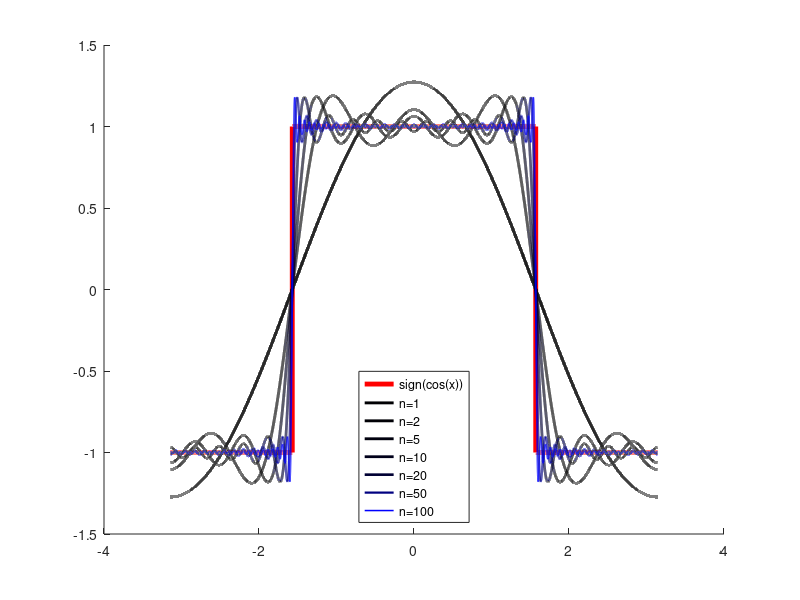

The MATLAB script that drew this image:
% Copyright © 2015 Cheng Yuge. All Rights Reserved.
% 2015.11.3
l = 1e5;
xx = linspace(-pi , pi , l );
yy = sign( cos( xx ));
a = zeros( 1 , 100 );
for i = 1 : 100
    switch mod(i , 4)
    case 0
        a(i) = 0 ;
    case 1
        a(i) = 1 ;
    case 2
        a(i) = 0 ;
    case 3
        a(i) = -1 ;
    end
end
ff = zeros (size(xx));
set (gcf,'Position',[0,0,1800,600], 'color','w');
% figure;
hold on;
plot ( xx , yy , 'r' , 'LineWidth' , 3.5 );
for i = 1 : 100
    ff = ff + 4*a(i)/(i*pi) * cos(i*xx);
    if i<3|i==5|i==10|i==20|i==50|i==100
        plot ( xx , ff , 'Color' , [0 0 i/100] , 'LineWidth' , 2.1 - i/100 );
    end
end
legend ( 'sign(cos(x))' , 'n=1' , 'n=2' , 'n=5' , 'n=10' , 'n=20' , 'n=50' , 'n=100' , 'Location' , 'South' );
